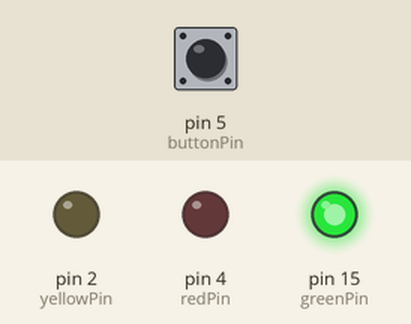
Recording of a sketch running on a simulated Arduino Uno, built with avr-gcc and run on an emulated ATmega328P. Shown: output pins drawn as LEDs (lit = HIGH). The inputs (shaded band) are chosen by the test bench; at power-on: pin 5 (buttonPin) HIGH.

Above: at 1.2 s.
1.3 s: pin 5 (buttonPin) pulled LOW for 0.15 s
At 2.4 s:
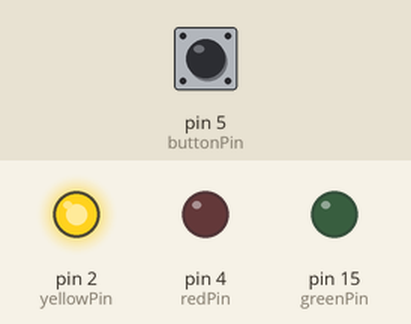
At 3.9 s:
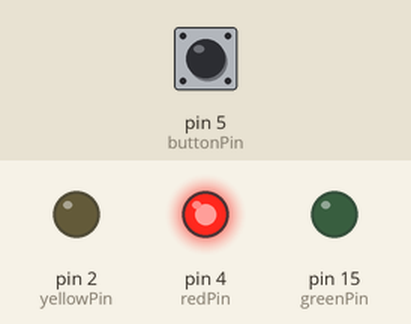
Timing chart, 0 to 9.8 s (numbered marks = the images above; inputs shaded):
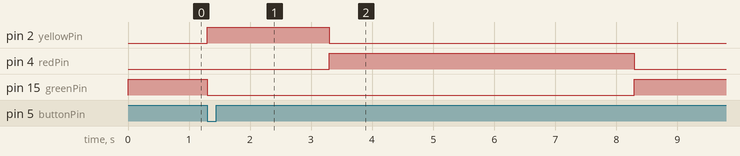

Measured:
- after the input at 1.3 s, pin 2 (yellowPin): LOW → HIGH at once, → LOW 2.0 s later; pin 4 (redPin): LOW → HIGH after 2.0 s, → LOW 5.0 s later; pin 15 (greenPin): HIGH → LOW at once, → HIGH 7.0 s later

The sketch:

semaforo.ino
```cpp
const int greenPin = 15;
const int yellowPin = 2;
const int redPin = 4;
const int buttonPin = 5;


int currentState = 0;
unsigned long lastStateChangeTime = 0;
bool buttonPressedInRed = false;


const unsigned long GREEN_TIME = 55000;
const unsigned long REDUCED_GREEN_TIME = 3000;
const unsigned long YELLOW_TIME = 2000;
const unsigned long RED_TIME = 5000;

void setup() {
  pinMode(greenPin, OUTPUT);
  pinMode(yellowPin, OUTPUT);
  pinMode(redPin, OUTPUT);
  pinMode(buttonPin, INPUT_PULLUP);
  changeState(0);
}

void loop() {
  unsigned long currentTime = millis();
  unsigned long stateTime = currentTime - lastStateChangeTime;
  bool buttonPressed = digitalRead(buttonPin) == LOW;

  switch (currentState) {
    case 0:
      if (buttonPressed || stateTime >= GREEN_TIME) changeState(1);
      break;
    case 1:
      if (stateTime >= YELLOW_TIME) changeState(2);
      break;
    case 2:
      if (buttonPressed) buttonPressedInRed = true;
      if (stateTime >= RED_TIME) changeState(0);
      break;
  }
}

void changeState(int newState) {
  digitalWrite(greenPin, newState == 0 ? HIGH : LOW);
  digitalWrite(yellowPin, newState == 1 ? HIGH : LOW);
  digitalWrite(redPin, newState == 2 ? HIGH : LOW);

  currentState = newState;
  lastStateChangeTime = millis();

  if (newState == 0 && buttonPressedInRed) {
    delay(REDUCED_GREEN_TIME);
    changeState(1);
    buttonPressedInRed = false;
  }
}
```
